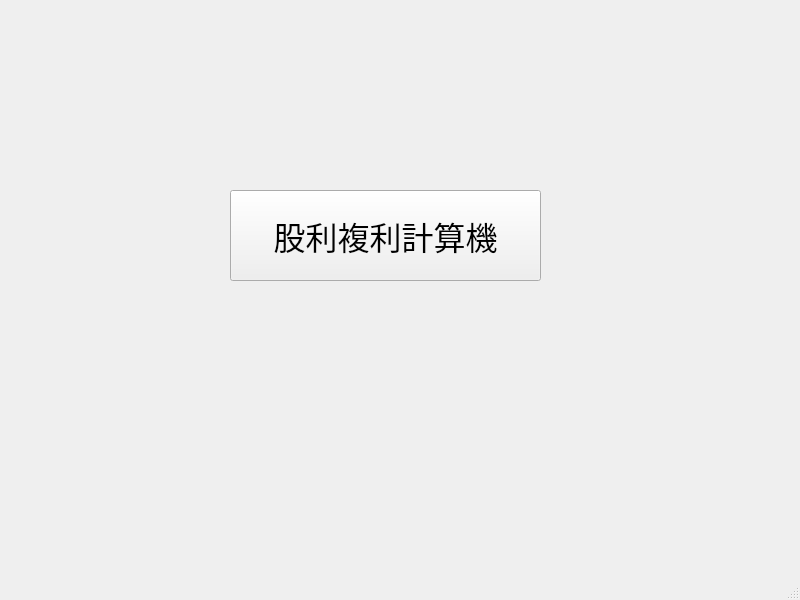
<?xml version="1.0" encoding="UTF-8"?>
<ui version="4.0">
 <class>MainWindow</class>
 <widget class="QMainWindow" name="MainWindow">
  <property name="geometry">
   <rect>
    <x>0</x>
    <y>0</y>
    <width>800</width>
    <height>600</height>
   </rect>
  </property>
  <property name="mouseTracking">
   <bool>false</bool>
  </property>
  <property name="windowTitle">
   <string>MainWindow</string>
  </property>
  <widget class="QWidget" name="centralwidget">
   <widget class="QPushButton" name="pushButton">
    <property name="geometry">
     <rect>
      <x>230</x>
      <y>190</y>
      <width>311</width>
      <height>91</height>
     </rect>
    </property>
    <property name="font">
     <font>
      <family>Yu Gothic UI</family>
      <pointsize>24</pointsize>
     </font>
    </property>
    <property name="text">
     <string>股利複利計算機</string>
    </property>
   </widget>
  </widget>
  <widget class="QMenuBar" name="menubar">
   <property name="geometry">
    <rect>
     <x>0</x>
     <y>0</y>
     <width>800</width>
     <height>21</height>
    </rect>
   </property>
  </widget>
  <widget class="QStatusBar" name="statusbar"/>
 </widget>
 <resources/>
 <connections/>
</ui>
